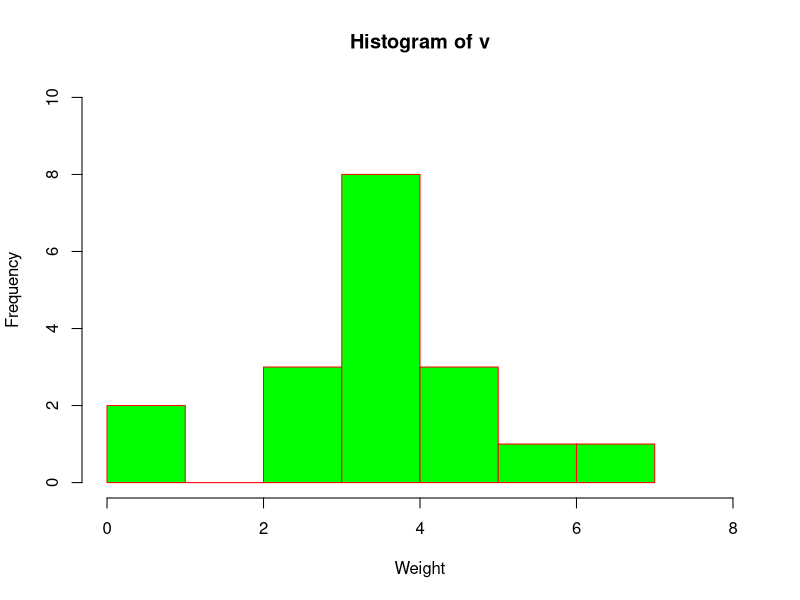
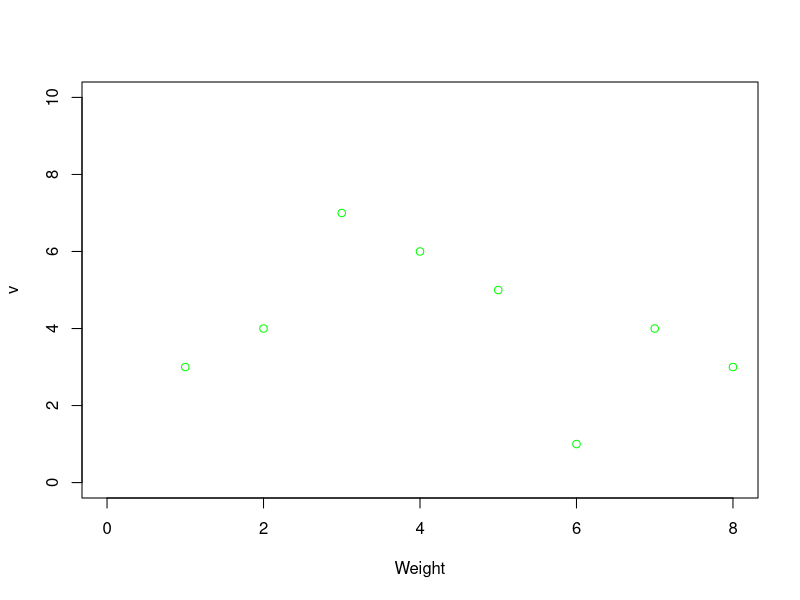

These figures' R source, in order:
## ---- chunk 1
knitr::opts_chunk$set(echo = TRUE, messages=TRUE, error=TRUE)
## ---- chunk 2

help(runif)

## ---- chunk 3




## ---- chunk 4


getwd() #what working directory i am using

dir() 
## ---- chunk 5

list.files()

## ---- chunk 6


## ---- chunk 7

library(bitops) #loading according, box became checked in system library

## ---- chunk 8

#???

## ---- chunk 9
dir()
scan() #i dont see how this isnt found its clearly in the directory

## ---- chunk 10

a <- "hello"
print(a)

## ---- chunk 11
b <- c(1,2,3)
cat(b) #simply shows me whats in variabke (b)

## ---- chunk 12

first_names <- c("asdasas", "fwefef", "sfweg")

write.table(first_names)

## ---- chunk 13

a <- (1:5)
a
## ---- chunk 14

rep(c(1,2,3),each=2)

## ---- chunk 15



## ---- chunk 16

a <- list(a=1,2,3,b="hello",d=2,3,4)
b <- list(a=2, b="hi", d=3)
print(a)
print(b)

## ---- chunk 17

h <- matrix(1:20, nrow=5, ncol=5)

View(h)


## ---- chunk 18

sodium <- factor(c("low", "med", "high"))
levels(sodium)

sodium <- factor(sodium, levels=c("low", "med", "high"), ordered=TRUE)
levels(sodium)

min(sodium)
## ---- chunk 19



## ---- chunk 20



## ---- chunk 21

a = matrix( 
  c(2, 4, 3, 1, 5, 7), # the data elements 
   nrow=2,              # number of rows 
   ncol=3,              # number of columns 
   byrow = TRUE)        # fill matrix by rows 
 
a                      # print the matrix 

a[2 , 1]   # first thing in second row

## ---- chunk 22

a = matrix( 
  c(2, 4, 3, 1, 5, 7), # the data elements 
   nrow=2,              # number of rows 
   ncol=3,              # number of columns 
   byrow = TRUE)        # fill matrix by rows 
 
a                      # print the matrix 

a[-2, ] # everything but the first thing in the second row

## ---- chunk 23

a = matrix( 
  c(2, 4, 3, 1, 5, 7), # the data elements 
   nrow=2,              # number of rows 
   ncol=3,              # number of columns 
   byrow = TRUE)        # fill matrix by rows 
 
a                      # print the matrix 

a[1:2, c(1,1,1,1,1)] # everything but the first thing in the second row

## ---- chunk 24

a = matrix( 
  c(2, 4, 3, 1, 5, 7),  # the data elements 
   nrow=2,              # number of rows 
   ncol=3,              # number of columns 
   byrow = TRUE)        # fill matrix by rows 
 
a [-(1:3)]              # print the matrix 


## ---- chunk 25
a = matrix( 
  c(2, 4, 3, 1, 5, 7),  # the data elements 
   nrow=2,              # number of rows 
   ncol=3,              # number of columns 
   byrow = TRUE)        # fill matrix by rows 

a[c(1,3,5)] #what is in postion 1,3,5


## ---- chunk 26

x <- c(1,3,4,5,6,7)
x[x > 3] 
## ---- chunk 27

x <- c(1,3,4,5,6,7)
x[x > 3 & x < 5] 


## ---- chunk 28




## ---- chunk 29

n <- c(2, 3, 5) 
s <- c("aa", "bb", "cc", "dd", "ee")
b <- c(TRUE, FALSE, TRUE, FALSE, FALSE) 
x <- list(n, s, b, 3)   # x contains copies of n, s, b

x[4]

## ---- chunk 30

n <- c(2, 3, 5) 
s <- c("aa", "bb", "cc", "dd", "ee")
b <- c(TRUE, FALSE, TRUE, FALSE, FALSE) 
x <- list(n, s, b, 3)   # x contains copies of n, s, b

x[[1]][2]

## ---- chunk 31

b[[TRUE]]

## ---- chunk 32
bob <- c(2, 3, 5)
john <- c("aa", "bb")
v <- list(bob <- c(2, 3, 5), john <- c("aa", "bb")) 
 
v$bob #i expect this to return 2,3,5
v[bob]

## ---- chunk 33

x <- matrix(1:9, nrow = 3, dimnames = list(c("X","Y","Z"), c("A","B","C")))
x

x["Y","B"]
## ---- chunk 34

x["Z",]

## ---- chunk 35

x[,"C"]

## ---- chunk 36

x[,c("A","C")]

## ---- chunk 37

x["Y",]

## ---- chunk 38



## ---- chunk 39

x <- c(1,2,4,5,53,2)
as.numeric(x)# i believe this is should be coding responses as numeric, which i dont quite undetstand in this context.for instance a likert scale 

## ---- chunk 40


## ---- chunk 41


## ---- chunk 42


## ---- chunk 43


## ---- chunk 44



## ---- chunk 45


## ---- chunk 46


## ---- chunk 47

x <- c(1,2,5,6,3,6,64,4,3,7,8,9)
length(x)

## ---- chunk 48
x <- c(1,2,5,6,3,6,64,4,3,7,8,9)
dim(x)#? not sure here
## ---- chunk 49


## ---- chunk 50
matrix(a, nrow = 2, ncol = 3)

## ---- chunk 51


## ---- chunk 52


## ---- chunk 53

x <- c(1,4,57,54754,6576,3456346,4)

which.max(x) #not sure why its not diagnosing thr enetire number and just the last digit, 

## ---- chunk 54

x <- c(1211,124,57,54754,6576,3456346,4)
which.min(x) #why is this not 4?

## ---- chunk 55
y <- c(3,5,7,8,4,3,3,2)
which(y == 4)

## ---- chunk 56

m <- c(5,2,6,7,8,3,3,3,3)
sort(m)

## ---- chunk 57


## ---- chunk 58
d <- c(2,4,5,8,5,3,6,5,8,6,5,3,3,4,6,6,8,8,5,4,3,2,3)
table(d)#, or categorization, assuming i can use strsplit but im not positive


## ---- chunk 59

d <- 1:20
sort(sample(d[d > 7]))#sorted all numbers greater than 7 from variable d

## ---- chunk 60

max(d)

## ---- chunk 61
min(d)
## ---- chunk 62
range(d)

## ---- chunk 63

sum(d)
## ---- chunk 64
mean(d)
## ---- chunk 65
median(d)
## ---- chunk 66

var(d)

## ---- chunk 67
sd(d)

## ---- chunk 68
round(.5 + -2:4)
( x1 <- seq(-2, 4, by = .5) )#sequence of numbers by the .5 in each sequence 
## ---- chunk 69

abs(d)
x <- matrix(c(-3,5,-7,1,-9,4),nrow=3,ncol=2,byrow=TRUE)
abs(x[1,])#absolute value of row one


## ---- chunk 70

h <- matrix(1:20, nrow=5, ncol=4)
t(h)

## ---- chunk 71

# NOT RUN {
dim(diag(3))
diag(10, 3, 4) # guess what?
all(diag(1:3) == {m <- matrix(0,3,3); diag(m) <- 1:3; m})

## ---- chunk 72
h <- matrix(1:20, nrow=5, ncol=4)
rowSums(h)
colSums(h)
rowMeans(h)
colMeans(h)
## ---- chunk 73

#not sure why or what this is going to do for me 
## ---- chunk 74

paste0(1:12) #need an elementary explanation
paste(1:12)      
as.character(1:12)

## ---- chunk 75

q <- "dogs cats" #strsplit helps find letters in string
strsplit(q,split="") #to split a character vector
t <-strsplit(q,split ="")



t[[1]]
t[[1]][2]#use to access second item in string
t[[1]][6]#use to access sixth item in string
table(t)



## ---- chunk 76

test1 <- c(text1 = "England and France are members of NATO and UNESCO", 
text2 = "NASA sent a rocket into space.")
tolower(test1)

## ---- chunk 77

test1 <- c(text1 = "England and France are members of NATO and UNESCO", 
text2 = "NASA sent a rocket into space.")
toupper(test1)

## ---- chunk 78

v <- c(3, 4, 7, 6, 5, 1, 4, 3, 4, 4, 5, 4, 0, 3, 5, 4, 4, 4)

# Give the chart file a name.
png(file = "histogram_lim_breaks.png")

# Create the histogram.
hist(v,xlab = "Weight",col = "green",border = "red", xlim = c(0,8), ylim = c(0,10),
   breaks = 5)

## ---- chunk 79

v <- c(3, 4, 7, 6, 5, 1, 4, 3, 4, 4, 5, 4, 0, 3, 5, 4, 4, 4)

# Give the chart file a name.
png(file = "histogram_lim_breaks.png")

# Create the histogram.
plot(v,xlab = "Weight",col = "green", xlim = c(0,8), ylim = c(0,10))

## ---- chunk 80

rnorm(n, mean = 10, sd = 1.5)

## ---- chunk 81
n <- c(1,2,5,7,8,4,3,2,5,6,8,8,5)
runif(n, min = 0, max = 10)

## ---- chunk 82

addtwo <- function(x) {
  b <- x + 2
  return(b)
}
addtwo(2) 

sumsq <- function(x,y) {
  x^2 + y^2
}
sumsq(2,3)#i think i need to insert a table to truly make this work 

## ---- chunk 83



## ---- chunk 84

x <- 4
while(x < 100) {
  x <- x + 8

print(x)
}
## ---- chunk 85


j = c(1:30)
ifelse(j %% 3 == 0, "three", "not")

## ---- chunk 86
check <- function(x) {
if (x > 0) {
result <- "Positive"
}
else if (x < 0) {
result <- "Negative"
}
else {
result <- "Zero"
}
return(result)
}
check(1)
check(-3)
check(0)

## ---- chunk 87
